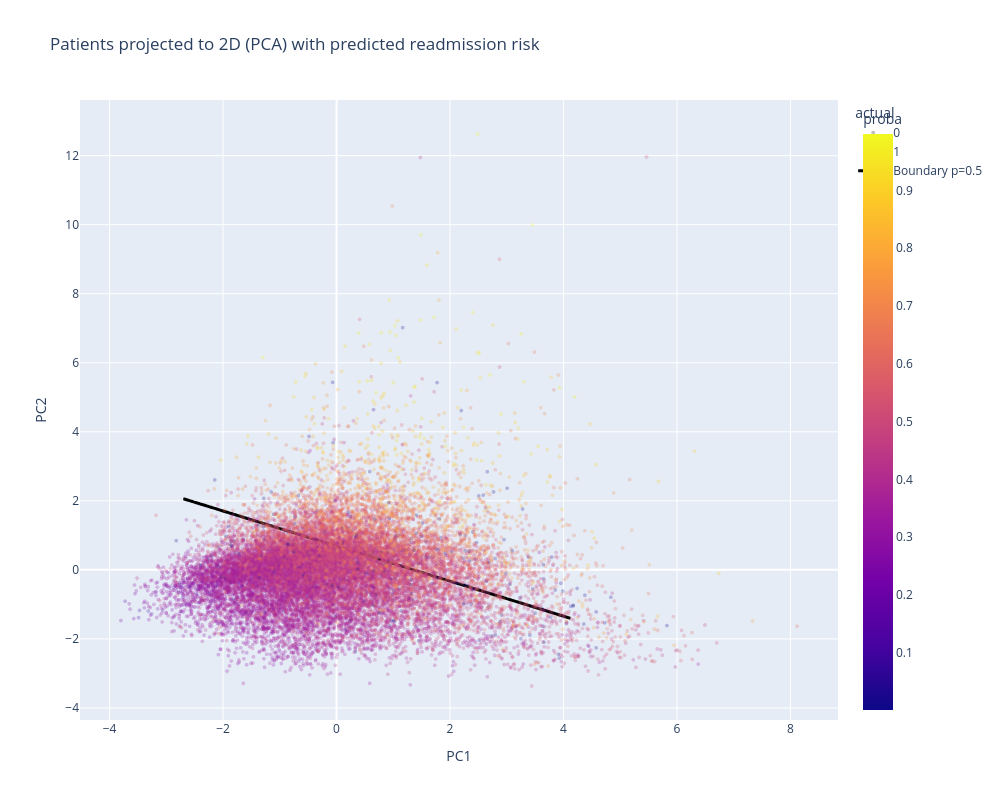

The code cell stored with this chart in its notebook:
### Code cell
import numpy as np
import pandas as pd

from sklearn.model_selection import train_test_split
from sklearn.decomposition import PCA

import plotly.express as px
import plotly.graph_objects as go

# Use already-fit pipeline: model_pipeline
# And existing X_features, y_target, X_train, X_test, y_train, y_test, probabilities

# 1) Transform X_test into the model’s numeric feature space (after preprocessing)
X_test_transformed = model_pipeline.named_steps["preprocess"].transform(X_test)

# If this becomes a sparse matrix, convert to dense for PCA (ok for moderate sizes)
try:
    X_test_dense = X_test_transformed.toarray()
except AttributeError:
    X_test_dense = X_test_transformed

# 2) PCA to 2D
pca = PCA(n_components=2, random_state=42)
X_pca = pca.fit_transform(X_test_dense)

pca_df = pd.DataFrame({
    "PC1": X_pca[:, 0],
    "PC2": X_pca[:, 1],
    "actual": y_test.values,
    "proba": probabilities,
})

# Add original features for hover 

hover_cols = [
    "time_in_hospital",
    "num_medications",
    "number_inpatient",
    "age",            # if you have it
    "A1Cresult"       # if you have it
]
hover_cols = [c for c in hover_cols if c in X_test.columns]

for c in hover_cols:
    pca_df[c] = X_test[c].values

# 3) Interactive scatter
fig = px.scatter(
    pca_df,
    x="PC1",
    y="PC2",
    color="proba",              # continuous color = predicted risk
    symbol="actual",            # shape = actual label 0/1
    hover_data=["proba", "actual"] + hover_cols,
    title="Patients projected to 2D (PCA) with predicted readmission risk"
)

# 4) Add an approximate “decision boundary” line/contour on the PCA plane
#    Create a grid in PCA space, mapping back to original space approximately,
#    then scoring the model. (Approximate because inverse PCA loses information.)

# Build grid
pc1_min, pc1_max = pca_df["PC1"].quantile([0.01, 0.99]).values
pc2_min, pc2_max = pca_df["PC2"].quantile([0.01, 0.99]).values

grid_n = 140
pc1 = np.linspace(pc1_min, pc1_max, grid_n)
pc2 = np.linspace(pc2_min, pc2_max, grid_n)
PC1, PC2 = np.meshgrid(pc1, pc2)
grid_pca = np.c_[PC1.ravel(), PC2.ravel()]

# Inverse PCA back to the preprocessed feature space (approx)
grid_dense = pca.inverse_transform(grid_pca)

# Score the logistic model directly on preprocessed features
log_model = model_pipeline.named_steps["model"]
grid_proba = log_model.predict_proba(grid_dense)[:, 1].reshape(PC1.shape)

# Choose threshold (0.5 or top10 threshold you computed earlier)
threshold = 0.5  # or: threshold_top10

# Add contour line where proba == threshold
fig.add_trace(
    go.Contour(
        x=pc1,
        y=pc2,
        z=grid_proba,
        showscale=False,
        contours=dict(
            start=threshold, end=threshold, size=1e-6, coloring="none"
        ),
        line=dict(width=3),
        hoverinfo="skip",
        name=f"Boundary p={threshold}"
    )
)

fig.update_layout(
    height=800,
    width=1000
)

fig.update_traces(marker=dict(size=4, opacity=0.25), selector=dict(type="scatter"))
fig.update_traces(marker=dict(size=4, opacity=0.25), selector=dict(type="scattergl"))
fig.show()

### Figure 1 — Plotly figure (JSON) as saved in the notebook; plotly's stock layout.template omitted (floating-point values rounded to 4 significant figures; data arrays with more than 128 entries replaced by an {"elided": "..."} marker saying what was removed)
{"data": [{"customdata": {"elided": "18083x7 mixed values"}, "hovertemplate": "actual=%{customdata[1]}<br>PC1=%{x}<br>PC2=%{y}<br>proba=%{marker.color}<br>time_in_hospital=%{customdata[2]}<br>num_medications=%{customdata[3]}<br>number_inpatient=%{customdata[4]}<br>age=%{customdata[5]}<br>A1Cresult=%{customdata[6]}<extra></extra>", "legendgroup": "0", "marker": {"color": {"elided": "18083 float values"}, "coloraxis": "coloraxis", "opacity": 0.25, "size": 4, "symbol": "circle"}, "mode": "markers", "name": "0", "showlegend": true, "type": "scattergl", "x": {"elided": "18083 float values"}, "xaxis": "x", "y": {"elided": "18083 float values"}, "yaxis": "y"}, {"customdata": {"elided": "2271x7 mixed values"}, "hovertemplate": "actual=%{customdata[1]}<br>PC1=%{x}<br>PC2=%{y}<br>proba=%{marker.color}<br>time_in_hospital=%{customdata[2]}<br>num_medications=%{customdata[3]}<br>number_inpatient=%{customdata[4]}<br>age=%{customdata[5]}<br>A1Cresult=%{customdata[6]}<extra></extra>", "legendgroup": "1", "marker": {"color": {"elided": "2271 float values"}, "coloraxis": "coloraxis", "opacity": 0.25, "size": 4, "symbol": "diamond"}, "mode": "markers", "name": "1", "showlegend": true, "type": "scattergl", "x": {"elided": "2271 float values"}, "xaxis": "x", "y": {"elided": "2271 float values"}, "yaxis": "y"}, {"contours": {"coloring": "none", "end": 0.5, "size": 1e-06, "start": 0.5}, "hoverinfo": "skip", "line": {"width": 3}, "name": "Boundary p=0.5", "showscale": false, "type": "contour", "x": {"elided": "140 float values"}, "y": {"elided": "140 float values"}, "z": {"elided": "140x140 float values"}}], "layout": {"coloraxis": {"colorbar": {"title": {"text": "proba"}}, "colorscale": [[0, "#0d0887"], [0.1111, "#46039f"], [0.2222, "#7201a8"], [0.3333, "#9c179e"], [0.4444, "#bd3786"], [0.5556, "#d8576b"], [0.6667, "#ed7953"], [0.7778, "#fb9f3a"], [0.8889, "#fdca26"], [1, "#f0f921"]]}, "height": 800, "legend": {"title": {"text": "actual"}, "tracegroupgap": 0}, "title": {"text": "Patients projected to 2D (PCA) with predicted readmission risk"}, "width": 1000, "xaxis": {"anchor": "y", "domain": [0, 1], "title": {"text": "PC1"}}, "yaxis": {"anchor": "x", "domain": [0, 1], "title": {"text": "PC2"}}}}
